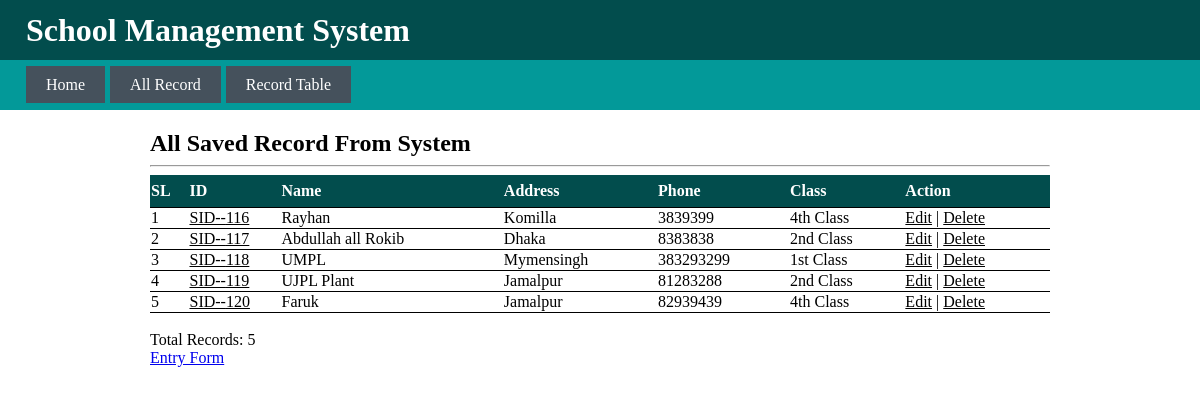
/record/, run on an earlier commit of the app's database.
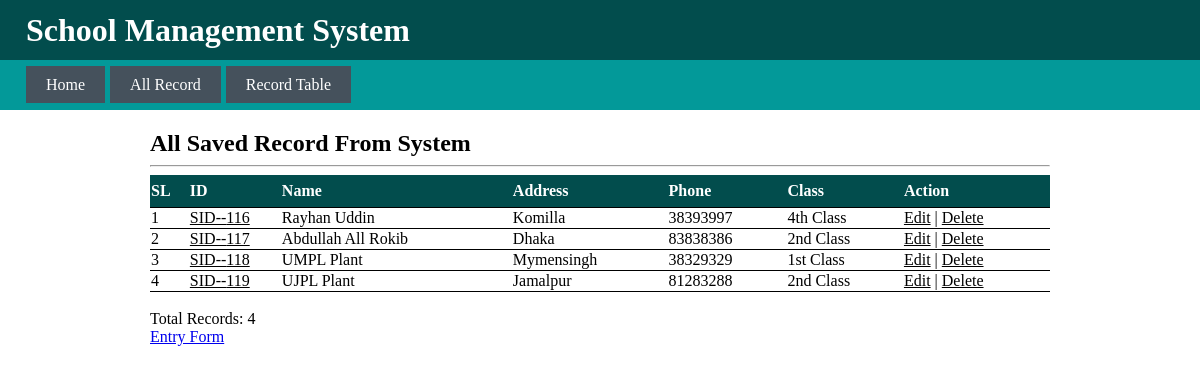
And on a later commit of the database.
### form/models.py (models this page shows)
class studeninfo(models.Model):
    stu_id          = models.IntegerField(unique=True)
    stu_name        = models.CharField(max_length=100)
    stu_dob         = models.DateField(max_length=15)
    stu_address     = models.CharField(max_length=200)
    stu_phone       = models.CharField(max_length=20)
    stu_em_phone    = models.CharField(max_length=20)
    stu_class       = models.CharField(max_length=20)
    stu_img         = models.ImageField(null=True, blank=True, upload_to='images/')

### form/views.py (the view)
# urls.py: path('record/', views.recordData, name='record'),
def recordData(request):
    data = studeninfo.objects.all()[0:]
    msg = f'all saved record from system'
    row_count = len(data)
    context = {
        'msg': msg,
        'data': data,
        'trow': row_count
    }
    return render(request, 'records.html', context)

### templates/records.html
{% extends 'base.html' %} {% load static %} {% block title %}Record{% endblock title %} {% block templates %}
<div class="table-header">
  <h2>{{ msg }}</h2>
  <hr />
  <table>
    <thead>
      <th>SL</th>
      <th>ID</th>
      <th>Name</th>
      <th>Address</th>
      <th>Phone</th>
      <th>Class</th>
      <th>Action</th>
    </thead>
    {% for x in data %}
    <tbody>
      <td>{{ forloop.counter }}</td>
      <td><a href="{% url 'userinfo' stdid=x.stu_id %}">SID--{{x.stu_id}} </a></td>
      <td>{{x.stu_name}}</td>
      <td>{{x.stu_address}}</td>
      <td>{{x.stu_phone}}</td>
      <td>{{x.stu_class}}</td>
      <td>
        <a href="{% url 'userinfoedit' stdid=x.stu_id %}">Edit</a> |
        <a href="{% url 'delete' stdid=x.stu_id %}">Delete</a>
      </td>
    </tbody>
    {% endfor %}
  </table>
  <br />
  <p>Total Records: {{ trow }}</p>
  <a href="{% url 'form' %}">Entry Form</a>
</div>
{% endblock templates %}

What changed in the data, as far as the page shows it:
removed studeninfo: stu_id "120", stu_name "Faruk", stu_address "Jamalpur", stu_phone "82939439", stu_class "4th Class"
changed studeninfo "Komilla": stu_name "Rayhan" → "Rayhan Uddin"; stu_phone "3839399" → "38393997"
changed studeninfo "Dhaka": stu_name "Abdullah all Rokib" → "Abdullah All Rokib"; stu_phone "8383838" → "83838386"
changed studeninfo "Mymensingh": stu_name "UMPL" → "UMPL Plant"; stu_phone "383293299" → "38329329"
Also different on the page:
{{ trow }}: "5" → "4"
